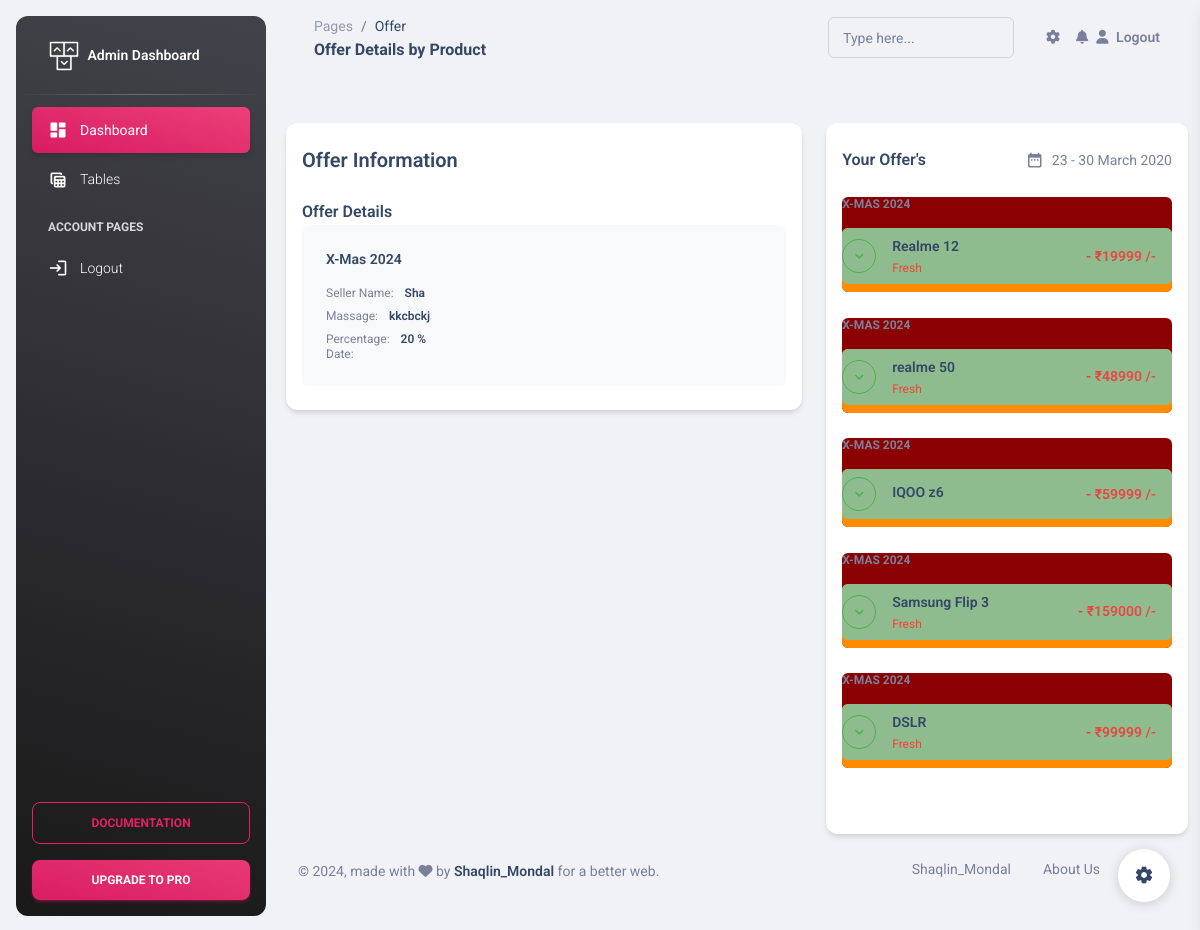
Screenshot of /admin/pages/view_productby_offer.php?offid=5 (signed in) with the database file from the repository.
### tables this page shows
CREATE TABLE `veg_offer` (
  `offer_id` int(11) NOT NULL,
  `category_name` varchar(255) NOT NULL,
  `percentage` int(11) NOT NULL,
  `offer_name` varchar(1000) NOT NULL,
  `seller_name` varchar(255) NOT NULL,
  `admin_name` varchar(255) NOT NULL,
  `massage` text NOT NULL,
  `date_time` varchar(1000) NOT NULL
);

CREATE TABLE `product` (
  `id` int(11) NOT NULL,
  `name` varchar(500) NOT NULL,
  `price` int(11) NOT NULL,
  `type` varchar(200) NOT NULL,
  `category` varchar(500) NOT NULL,
  `picc` varchar(500) NOT NULL
);

### admin/pages/view_productby_offer.php (the view, shortened to what this page needs)
<?php include("../inc_files/dbconnect.php");
$offid=$_GET['offid'];
?>
<!DOCTYPE html>
<html lang="en">
<head>
  <link href="../assets/css/nucleo-icons.css" rel="stylesheet" />
  <link href="../assets/css/nucleo-svg.css" rel="stylesheet" />
  <link id="pagestyle" href="../assets/css/material-dashboard.css?v=3.1.0" rel="stylesheet" />
</head>
<body class="g-sidenav-show  bg-gray-200">
  <aside class="sidenav navbar navbar-vertical navbar-expand-xs border-0 border-radius-xl my-3 fixed-start ms-3   bg-gradient-dark" id="sidenav-main">
  <?php include("../inc_files/sidebar_header.php"); ?>
    <hr class="horizontal light mt-0 mb-2">
    <div class="collapse navbar-collapse  w-auto " id="sidenav-collapse-main">
      <?php include("../inc_files/side_bar.php"); ?>
    </div>
    <?php include("../inc_files/sidebar_footer.php"); ?>
  </aside>
  <main class="main-content position-relative max-height-vh-100 h-100 border-radius-lg ">
    <nav class="navbar navbar-main navbar-expand-lg px-0 mx-4 shadow-none border-radius-xl" id="navbarBlur" data-scroll="true">
      <div class="container-fluid py-1 px-3">
        <nav aria-label="breadcrumb">
          <ol class="breadcrumb bg-transparent mb-0 pb-0 pt-1 px-0 me-sm-6 me-5">
            <li class="breadcrumb-item text-sm"><a class="opacity-5 text-dark" href="javascript:;">Pages</a></li>
            <li class="breadcrumb-item text-sm text-dark active" aria-current="page">Offer</li>
          </ol>
          <h6 class="font-weight-bolder mb-0">Offer Details by Product</h6>
        </nav>
        <?php include("../inc_files/navbar.php"); ?>
      </div>
    </nav>
    <div class="container-fluid py-4">
      <div class="row">
        <div class="col-md-7 mt-4">
          <div class="card">
            <div class="card-header pb-0 px-3">
              <h5 class="mb-0">Offer Information</h5>
            </div>
            <div class="card-body pt-4 p-3">
              <ul class="list-group">
                <h6 class="mb-0">Offer Details</h6>
                    <?php
                        $sel="SELECT * FROM veg_offer WHERE offer_id='$offid'";
                        $result=mysqli_query($con,$sel);
                        while($row=$result->fetch_assoc()){
                    ?>
                <li class="list-group-item border-0 d-flex p-4 mb-2 bg-gray-100 border-radius-lg">
                  <div class="d-flex flex-column">
                    <h6 class="mb-3 text-sm"><?php echo $row['offer_name']; ?></h6>
                    <span class="mb-2 text-xs">Seller Name: <span class="text-dark font-weight-bold ms-sm-2"><?php echo $row['seller_name']; ?></span></span>
                    <span class="mb-2 text-xs">Massage: <span class="text-dark ms-sm-2 font-weight-bold"><?php echo $row['massage']; ?></span></span>
                    <span class="text-xs">Percentage: <span class="text-dark ms-sm-2 font-weight-bold"><?php echo $row['percentage']; ?> % </span></span>
                    <span class="text-xs" style="display:flex; justify-content:space-between;">Date: <span class="text-danger ms-sm-2 font-weight-bold"><?php echo $row['date_time']; ?> </span></span>
                  </div>
                </li>
                <?php } ?>
              </ul>
            </div>
          </div>
        </div>
        <div class="col-md-5 mt-4">
          <div class="card h-100 mb-4">
            <div class="card-header pb-0 px-3">
              <div class="row">
                <div class="col-md-6">
                  <h6 class="mb-0">Your Offer's</h6>
                </div>
                <div class="col-md-6 d-flex justify-content-start justify-content-md-end align-items-center">
                  <i class="material-icons me-2 text-lg">date_range</i>
                  <small>23 - 30 March 2020</small>
                </div>
              </div>
            </div>
            <div class="card-body pt-4 p-3">
              <?php
                  $offid=$_GET['offid'];
                  $sel="SELECT product.*,veg_offer.category_name,veg_offer.offer_name FROM veg_offer INNER JOIN product ON product.category = veg_offer.category_name WHERE offer_id='$offid'";
                  $result=mysqli_query($con,$sel);
                  while($rs=$result->fetch_assoc()){
                ?>
              <div class="div">
                <h6 class="text-uppercase text-body text-xs font-weight-bolder mb-3 text-danger"><?php echo $rs['offer_name'];?></h6>
                <ul class="list-group">
                    <li class="list-group-item border-0 d-flex justify-content-between ps-0 mb-2 border-radius-lg">
                    <div class="d-flex align-items-center">
                        <a href="view_product.php?pro_id=<?php echo $rs['id'];?>" class="btn btn-icon-only btn-rounded btn-outline-success mb-0 me-3 p-3 btn-sm d-flex align-items-center justify-content-center"><i class="material-icons text-lg">expand_more</i></a>
                        <div class="d-flex flex-column">
                        <h6 class="mb-1 text-dark text-sm"><?php echo $rs['name'];?></h6>
                        <span class="text-xs text-danger"><?php echo $rs['type'];?></span>
                        </div>
                    </div>
                    <div class="d-flex align-items-center text-danger text-gradient text-sm font-weight-bold">
                        - ₹<?php echo $rs['price'];?> /-
                    </div>
                    </li>
                </ul>
              </div><br>
              <?php } ?>
            </div>
          </div>
        </div>
      </div>
        <?php include("../inc_files/footer.php"); ?>
    </div>
  </main>
  <div class="fixed-plugin">
    <a class="fixed-plugin-button text-dark position-fixed px-3 py-2">
      <i class="material-icons py-2">settings</i>
    </a>
  </div>
</body>
</html>

### admin/pages/view_productby_offer.php (style rules this page uses)
.div { background:darkred; border-radius:6px; }
.div ul { background:darkorange; }
.div ul li { background: darkseagreen; }

### rows the page displays
veg_offer: offer_name "X-Mas 2024", seller_name "Sha", massage "kkcbckj", percentage "20", offer_name "X-MAS 2024", product.name "Realme 12", product.type "Fresh", product.price "19999", product.name "realme 50", product.price "48990", product.name "IQOO z6", product.price "59999", product.name "Samsung Flip 3", product.price "159000", product.name "DSLR", product.price "99999"
